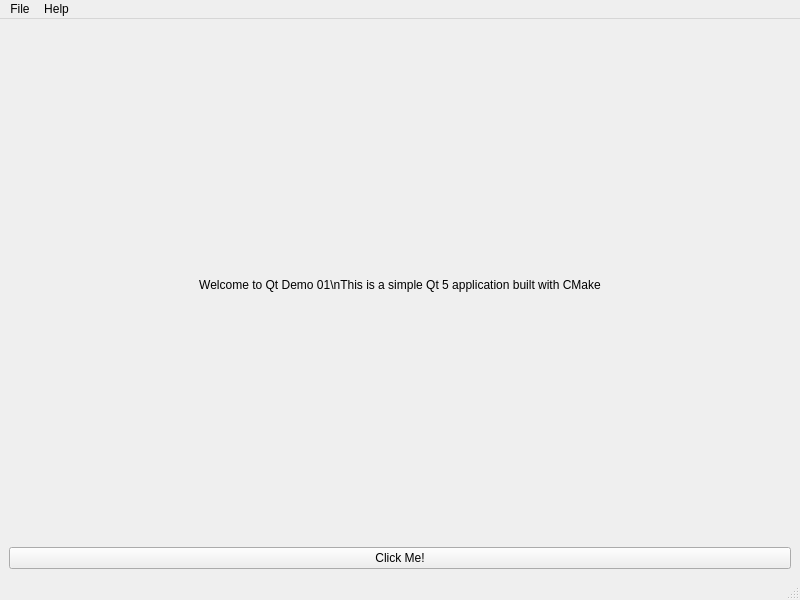
<?xml version="1.0" encoding="UTF-8"?>
<ui version="4.0">
 <class>MainWindow</class>
 <widget class="QMainWindow" name="MainWindow">
  <property name="geometry">
   <rect>
    <x>0</x>
    <y>0</y>
    <width>800</width>
    <height>600</height>
   </rect>
  </property>
  <property name="windowTitle">
   <string>Qt Demo 01</string>
  </property>
  <widget class="QWidget" name="centralwidget">
   <layout class="QVBoxLayout" name="verticalLayout">
    <item>
     <widget class="QLabel" name="label">
      <property name="text">
       <string>Welcome to Qt Demo 01\nThis is a simple Qt 5 application built with CMake</string>
      </property>
      <property name="alignment">
       <set>Qt::AlignCenter</set>
      </property>
     </widget>
    </item>
    <item>
     <widget class="QPushButton" name="pushButton">
      <property name="text">
       <string>Click Me!</string>
      </property>
     </widget>
    </item>
   </layout>
  </widget>
  <widget class="QMenuBar" name="menubar">
   <property name="geometry">
    <rect>
     <x>0</x>
     <y>0</y>
     <width>800</width>
     <height>21</height>
    </rect>
   </property>
   <widget class="QMenu" name="menuFile">
    <property name="title">
     <string>File</string>
    </property>
    <addaction name="actionExit"/>
   </widget>
   <widget class="QMenu" name="menuHelp">
    <property name="title">
     <string>Help</string>
    </property>
    <addaction name="actionAbout"/>
   </widget>
   <addaction name="menuFile"/>
   <addaction name="menuHelp"/>
  </widget>
  <widget class="QStatusBar" name="statusbar"/>
  <action name="actionExit">
   <property name="text">
    <string>Exit</string>
   </property>
   <property name="shortcut">
    <string>Ctrl+Q</string>
   </property>
  </action>
  <action name="actionAbout">
   <property name="text">
    <string>About</string>
   </property>
  </action>
 </widget>
 <resources/>
 <connections>
  <connection>
   <sender>pushButton</sender>
   <signal>clicked()</signal>
   <receiver>MainWindow</receiver>
   <slot>on_pushButton_clicked()</slot>
   <hints>
    <hint type="sourcelabel">
     <x>399</x>
     <y>299</y>
    </hint>
    <hint type="destinationlabel">
     <x>399</x>
     <y>299</y>
    </hint>
   </hints>
  </connection>
 </connections>
</ui>
